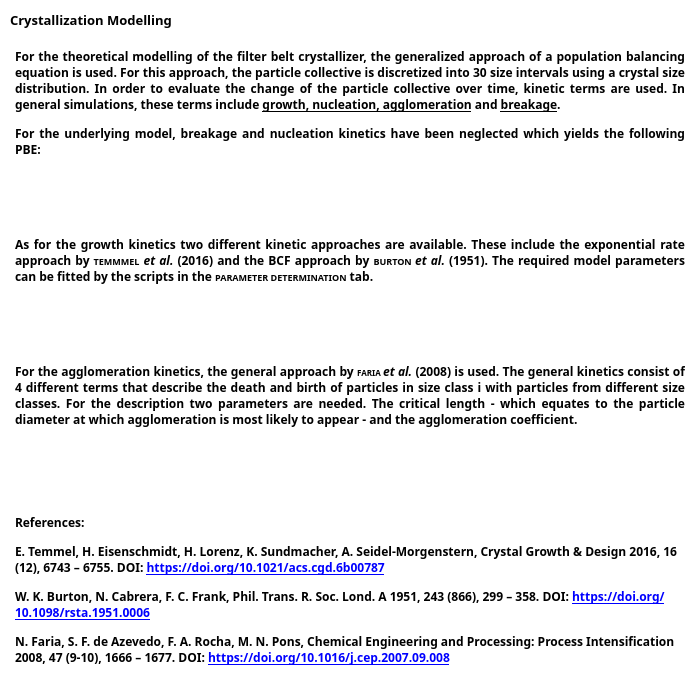
<?xml version="1.0" encoding="UTF-8"?>
<ui version="4.0">
 <class>Dialog</class>
 <widget class="QDialog" name="Dialog">
  <property name="geometry">
   <rect>
    <x>0</x>
    <y>0</y>
    <width>696</width>
    <height>695</height>
   </rect>
  </property>
  <property name="sizePolicy">
   <sizepolicy hsizetype="MinimumExpanding" vsizetype="Preferred">
    <horstretch>0</horstretch>
    <verstretch>0</verstretch>
   </sizepolicy>
  </property>
  <property name="windowTitle">
   <string>Help - Crystallization</string>
  </property>
  <property name="windowIcon">
   <iconset>
    <normaloff>../Graphics/AD2.ico</normaloff>../Graphics/AD2.ico</iconset>
  </property>
  <property name="styleSheet">
   <string notr="true">background-color: white</string>
  </property>
  <widget class="QLabel" name="label">
   <property name="geometry">
    <rect>
     <x>10</x>
     <y>10</y>
     <width>171</width>
     <height>21</height>
    </rect>
   </property>
   <property name="font">
    <font>
     <family>Segoe UI Semibold</family>
     <weight>75</weight>
     <bold>true</bold>
    </font>
   </property>
   <property name="styleSheet">
    <string notr="true">font-weight: bold; color: black;</string>
   </property>
   <property name="text">
    <string>&lt;html&gt;&lt;head/&gt;&lt;body&gt;&lt;p&gt;&lt;span style=&quot; font-size:10pt;&quot;&gt;Crystallization Modelling&lt;/span&gt;&lt;/p&gt;&lt;/body&gt;&lt;/html&gt;</string>
   </property>
  </widget>
  <widget class="QLabel" name="label_2">
   <property name="geometry">
    <rect>
     <x>15</x>
     <y>30</y>
     <width>670</width>
     <height>191</height>
    </rect>
   </property>
   <property name="sizePolicy">
    <sizepolicy hsizetype="Preferred" vsizetype="Preferred">
     <horstretch>0</horstretch>
     <verstretch>0</verstretch>
    </sizepolicy>
   </property>
   <property name="font">
    <font>
     <family>Segoe UI Semibold</family>
     <pointsize>9</pointsize>
     <weight>75</weight>
     <bold>true</bold>
    </font>
   </property>
   <property name="text">
    <string>&lt;html&gt;&lt;head/&gt;&lt;body&gt;&lt;p align=&quot;justify&quot;&gt;&lt;span style=&quot; font-size:9pt;&quot;&gt;For the theoretical modelling of the filter belt crystallizer, the generalized approach of a &lt;/span&gt;&lt;span style=&quot; font-size:9pt; font-weight:600;&quot;&gt;population balancing equation &lt;/span&gt;&lt;span style=&quot; font-size:9pt;&quot;&gt;is used. For this approach, the particle collective is discretized into 30 size intervals using a crystal size distribution. In order to evaluate the change of the particle collective over time, kinetic terms are used. In general simulations, these terms include &lt;/span&gt;&lt;span style=&quot; font-size:9pt; font-weight:600; text-decoration: underline;&quot;&gt;growth, nucleation, agglomeration&lt;/span&gt;&lt;span style=&quot; font-size:9pt;&quot;&gt; and &lt;/span&gt;&lt;span style=&quot; font-size:9pt; font-weight:600; text-decoration: underline;&quot;&gt;breakage&lt;/span&gt;&lt;span style=&quot; font-size:9pt;&quot;&gt;.&lt;/span&gt;&lt;/p&gt;&lt;p align=&quot;justify&quot;&gt;&lt;span style=&quot; font-size:9pt;&quot;&gt;For the underlying model, breakage and nucleation kinetics have been neglected which yields the following PBE:&lt;/span&gt;&lt;/p&gt;&lt;p align=&quot;justify&quot;&gt;&lt;span style=&quot; font-size:9pt;&quot;&gt;&lt;br/&gt;&lt;/span&gt;&lt;/p&gt;&lt;/body&gt;&lt;/html&gt;</string>
   </property>
   <property name="wordWrap">
    <bool>true</bool>
   </property>
  </widget>
  <widget class="QLabel" name="label_3">
   <property name="geometry">
    <rect>
     <x>140</x>
     <y>160</y>
     <width>451</width>
     <height>71</height>
    </rect>
   </property>
   <property name="text">
    <string/>
   </property>
   <property name="pixmap">
    <pixmap>../Graphics/PBE.svg</pixmap>
   </property>
  </widget>
  <widget class="QLabel" name="label_4">
   <property name="geometry">
    <rect>
     <x>15</x>
     <y>220</y>
     <width>670</width>
     <height>81</height>
    </rect>
   </property>
   <property name="font">
    <font>
     <family>Segoe UI Semibold</family>
     <pointsize>9</pointsize>
     <weight>75</weight>
     <bold>true</bold>
    </font>
   </property>
   <property name="text">
    <string>&lt;html&gt;&lt;head/&gt;&lt;body&gt;&lt;p align=&quot;justify&quot;&gt;As for the growth kinetics two different kinetic approaches are available. These include the exponential rate approach by &lt;span style=&quot; font-size:7pt;&quot;&gt;TEMMMEL&lt;/span&gt;&lt;span style=&quot; font-style:italic;&quot;&gt; et al.&lt;/span&gt; (2016) and the BCF approach by &lt;span style=&quot; font-size:7pt;&quot;&gt;BURTON &lt;/span&gt;&lt;span style=&quot; font-style:italic;&quot;&gt;et al.&lt;/span&gt; (1951). The required model parameters can be fitted by the scripts in the &lt;span style=&quot; font-size:7pt;&quot;&gt;PARAMETER DETERMINATION&lt;/span&gt; tab.&lt;/p&gt;&lt;/body&gt;&lt;/html&gt;</string>
   </property>
   <property name="wordWrap">
    <bool>true</bool>
   </property>
  </widget>
  <widget class="QLabel" name="label_5">
   <property name="geometry">
    <rect>
     <x>60</x>
     <y>290</y>
     <width>220</width>
     <height>51</height>
    </rect>
   </property>
   <property name="text">
    <string/>
   </property>
   <property name="pixmap">
    <pixmap>../Graphics/Growth.svg</pixmap>
   </property>
  </widget>
  <widget class="QLabel" name="label_6">
   <property name="geometry">
    <rect>
     <x>15</x>
     <y>330</y>
     <width>670</width>
     <height>131</height>
    </rect>
   </property>
   <property name="font">
    <font>
     <family>Segoe UI Semibold</family>
     <pointsize>9</pointsize>
     <weight>75</weight>
     <bold>true</bold>
    </font>
   </property>
   <property name="text">
    <string>&lt;html&gt;&lt;head/&gt;&lt;body&gt;&lt;p align=&quot;justify&quot;&gt;For the agglomeration kinetics, the general approach by &lt;span style=&quot; font-size:6pt; font-weight:600;&quot;&gt;FARIA &lt;/span&gt;&lt;span style=&quot; font-weight:600; font-style:italic;&quot;&gt;et al. &lt;/span&gt;&lt;span style=&quot; font-weight:600;&quot;&gt;(2008)&lt;/span&gt; is used. The general kinetics consist of 4 different terms that describe the death and birth of particles in size class i with particles from different size classes. For the description two parameters are needed. The critical length - which equates to the particle diameter at which agglomeration is most likely to appear - and the agglomeration coefficient.&lt;/p&gt;&lt;/body&gt;&lt;/html&gt;</string>
   </property>
   <property name="wordWrap">
    <bool>true</bool>
   </property>
  </widget>
  <widget class="QLabel" name="label_7">
   <property name="geometry">
    <rect>
     <x>175</x>
     <y>440</y>
     <width>350</width>
     <height>41</height>
    </rect>
   </property>
   <property name="text">
    <string/>
   </property>
   <property name="pixmap">
    <pixmap>../Graphics/Agglomeration.svg</pixmap>
   </property>
  </widget>
  <widget class="QLabel" name="label_8">
   <property name="geometry">
    <rect>
     <x>15</x>
     <y>500</y>
     <width>670</width>
     <height>181</height>
    </rect>
   </property>
   <property name="font">
    <font>
     <family>Segoe UI Semibold</family>
     <pointsize>9</pointsize>
     <weight>75</weight>
     <bold>true</bold>
    </font>
   </property>
   <property name="text">
    <string>&lt;html&gt;&lt;head/&gt;&lt;body&gt;&lt;p&gt;References:&lt;/p&gt;&lt;p&gt;E. Temmel, H. Eisenschmidt, H. Lorenz, K. Sundmacher, A. Seidel-Morgenstern, Crystal Growth &amp;amp; Design 2016, 16 (12), 6743 – 6755. DOI: &lt;a href=&quot;https://doi.org/10.1021/acs.cgd.6b00787&quot;&gt;&lt;span style=&quot; text-decoration: underline; color:#0000ff;&quot;&gt;https://doi.org/10.1021/acs.cgd.6b00787&lt;/span&gt;&lt;/a&gt;&lt;/p&gt;&lt;p&gt;W. K. Burton, N. Cabrera, F. C. Frank, Phil. Trans. R. Soc. Lond. A 1951, 243 (866), 299 – 358. DOI: &lt;a href=&quot;https://doi.org/10.1098/rsta.1951.0006&quot;&gt;&lt;span style=&quot; text-decoration: underline; color:#0000ff;&quot;&gt;https://doi.org/10.1098/rsta.1951.0006&lt;/span&gt;&lt;/a&gt;&lt;/p&gt;&lt;p&gt;N. Faria, S. F. de Azevedo, F. A. Rocha, M. N. Pons, Chemical Engineering and Processing: Process Intensification 2008, 47 (9-10), 1666 – 1677. DOI: &lt;a href=&quot;https://doi.org/10.1016/j.cep.2007.09.008&quot;&gt;&lt;span style=&quot; text-decoration: underline; color:#0000ff;&quot;&gt;https://doi.org/10.1016/j.cep.2007.09.008&lt;/span&gt;&lt;/a&gt;&lt;/p&gt;&lt;/body&gt;&lt;/html&gt;</string>
   </property>
   <property name="wordWrap">
    <bool>true</bool>
   </property>
  </widget>
  <widget class="QLabel" name="label_9">
   <property name="geometry">
    <rect>
     <x>310</x>
     <y>290</y>
     <width>400</width>
     <height>51</height>
    </rect>
   </property>
   <property name="text">
    <string/>
   </property>
   <property name="pixmap">
    <pixmap>../Graphics/BCF.svg</pixmap>
   </property>
  </widget>
 </widget>
 <resources/>
 <connections/>
</ui>
